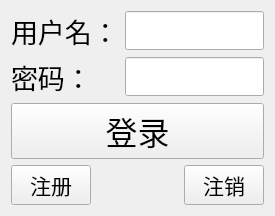
<?xml version="1.0" encoding="UTF-8"?>
<ui version="4.0">
 <class>TcpClient</class>
 <widget class="QWidget" name="TcpClient">
  <property name="geometry">
   <rect>
    <x>0</x>
    <y>0</y>
    <width>275</width>
    <height>181</height>
   </rect>
  </property>
  <property name="font">
   <font>
    <pointsize>12</pointsize>
   </font>
  </property>
  <property name="windowTitle">
   <string>TcpClient</string>
  </property>
  <layout class="QGridLayout" name="gridLayout_2">
   <item row="0" column="0">
    <layout class="QVBoxLayout" name="verticalLayout">
     <item>
      <layout class="QGridLayout" name="gridLayout">
       <item row="1" column="0">
        <widget class="QLabel" name="pwd_lab">
         <property name="font">
          <font>
           <pointsize>20</pointsize>
          </font>
         </property>
         <property name="text">
          <string>密码：</string>
         </property>
        </widget>
       </item>
       <item row="0" column="1">
        <widget class="QLineEdit" name="name_le">
         <property name="font">
          <font>
           <pointsize>20</pointsize>
          </font>
         </property>
        </widget>
       </item>
       <item row="1" column="1">
        <widget class="QLineEdit" name="pwd_le">
         <property name="font">
          <font>
           <pointsize>20</pointsize>
          </font>
         </property>
         <property name="echoMode">
          <enum>QLineEdit::Password</enum>
         </property>
        </widget>
       </item>
       <item row="2" column="0" colspan="2">
        <widget class="QPushButton" name="login_pb">
         <property name="font">
          <font>
           <pointsize>24</pointsize>
          </font>
         </property>
         <property name="text">
          <string>登录</string>
         </property>
        </widget>
       </item>
       <item row="0" column="0">
        <widget class="QLabel" name="name_lab">
         <property name="font">
          <font>
           <pointsize>20</pointsize>
          </font>
         </property>
         <property name="text">
          <string>用户名：</string>
         </property>
        </widget>
       </item>
      </layout>
     </item>
     <item>
      <layout class="QHBoxLayout" name="horizontalLayout">
       <item>
        <widget class="QPushButton" name="regist_pb">
         <property name="font">
          <font>
           <pointsize>16</pointsize>
          </font>
         </property>
         <property name="text">
          <string>注册</string>
         </property>
        </widget>
       </item>
       <item>
        <spacer name="horizontalSpacer">
         <property name="orientation">
          <enum>Qt::Horizontal</enum>
         </property>
         <property name="sizeHint" stdset="0">
          <size>
           <width>40</width>
           <height>20</height>
          </size>
         </property>
        </spacer>
       </item>
       <item>
        <widget class="QPushButton" name="cancel_pb">
         <property name="font">
          <font>
           <pointsize>16</pointsize>
          </font>
         </property>
         <property name="text">
          <string>注销</string>
         </property>
        </widget>
       </item>
      </layout>
     </item>
    </layout>
   </item>
  </layout>
 </widget>
 <resources/>
 <connections/>
</ui>
